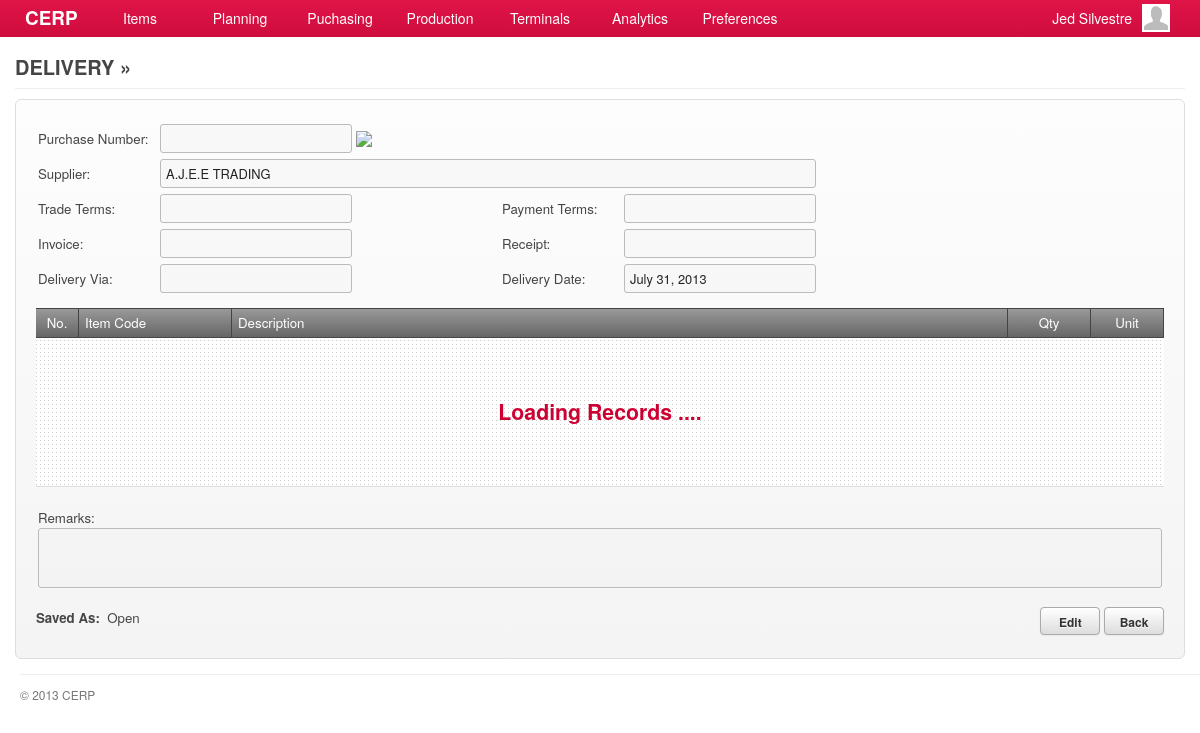
The app's page /account/deliveries-show_copy2.php?id=2 (signed in) with its own data.
### tables this page shows
CREATE TABLE `deliveries` (
  `id` bigint(20) NOT NULL AUTO_INCREMENT,
  `purchase_id` int(11) DEFAULT NULL,
  `delivery_via` varchar(80) DEFAULT NULL,
  `delivery_date` date DEFAULT NULL,
  `remarks` varchar(180) DEFAULT NULL,
  `status` int(4) DEFAULT '13',
  `completion_status` int(11) DEFAULT '19',
  `updated_at` datetime DEFAULT NULL,
  `created_at` datetime DEFAULT NULL,
  PRIMARY KEY (`id`)
);

CREATE TABLE `suppliers` (
  `id` int(11) NOT NULL AUTO_INCREMENT,
  `supplier_code` varchar(45) DEFAULT NULL,
  `name` varchar(100) DEFAULT NULL,
  `address` varchar(100) DEFAULT NULL,
  `country` int(11) DEFAULT NULL,
  `representative` varchar(100) DEFAULT NULL,
  `contact_no1` varchar(45) DEFAULT NULL,
  `contact_no2` varchar(45) DEFAULT NULL,
  `fax_no` varchar(45) DEFAULT NULL,
  `email` varchar(45) DEFAULT NULL,
  `supplier_type` int(11) DEFAULT NULL,
  `product_service` int(11) DEFAULT NULL,
  `term_of_payment` int(11) DEFAULT NULL,
  `description` tinytext,
  `created_at` timestamp NULL DEFAULT NULL,
  `updated_at` timestamp NULL DEFAULT NULL,
  PRIMARY KEY (`id`)
);

CREATE TABLE `lookup_status` (
  `id` int(11) NOT NULL AUTO_INCREMENT,
  `code` varchar(7) DEFAULT NULL,
  `description` varchar(45) DEFAULT NULL,
  `parent` varchar(6) DEFAULT NULL,
  `created_at` timestamp NULL DEFAULT NULL,
  `updated_at` timestamp NULL DEFAULT NULL,
  PRIMARY KEY (`id`)
);

### include/general.class.php (called while the page is built, shortened)
<?php
require('database.class.php');
require('posts.class.php');
require('query.class.php');
require('role.class.php');
$HostAccount	= "account";
$DB				= new MySQL;
  $Host			= "cerp";
  $HostAccount	= "/".$Host."/".$HostAccount;
  $DB->database	= "cerpdb";
  $DB->username	= "cerpuser";
  $DB->password	= "cerpuser";
  $DB->hostname	= "localhost";
$Query			= new Query($DB);
$Signed			= $_SESSION['user'];
$Role		= new Role($DB, $Signed['id']);
require('functions.php');
?>

### include/role.class.php (called while the page is built, shortened)
<?php
class Role
{
	private $DB;
	private $user_id;
	function Role($db, $uid) {
  	$this->DB = $db;
		$this->user_id = $uid;
  }
	function isCapableByName($cap_name) {
		foreach ($this->getUserRoles() as $user_role) {
			$result = $this->DB->Find('role_capabilities', array(
						  			'columns' 		=> 'role_capabilities.*',
						  			'joins' => 'INNER JOIN capabilities ON capabilities.id = role_capabilities.capability_id',
						  	    'conditions' 	=> 'capabilities.capability="'. $cap_name .'" AND role_id='. $user_role['role_id']));
			if(isset($result)) {
				return TRUE;
			}
		}
	}
	function getUserRoles() {
		$result = $this->DB->Get('user_roles', array(
						  			'columns' 		=> 'user_roles.role_id, roles.name',
						  			'joins' => 'INNER JOIN roles ON roles.id = user_roles.role_id',
						  	    'conditions' 	=> 'user_roles.user_id='. $this->user_id));
		if(isset($result)) {
			return $result;
		}
	}
}

### include/database.class.php (called while the page is built, shortened)
<?php
class MySQL {
  public $username	= "cerpuser";
  public $password	= "cerpuser";
  public $hostname	= "localhost";
  public function Connect() {
    $conn = mysql_connect($this->hostname, $this->username, $this->password) or die("<br/><span class='notice'><p class='error'><strong>ERROR!</strong> Unable to connect to MySQL! </p></span>");
    return $conn;
  }
  public function Query($sql) {
  	$conn = $this->Connect();
    $result = mysql_query($sql, $conn);
	return $result;
  }
	function Find($table, $args='') {
  	if (isset($args)) {
  	  $args['columns'] = (isset($args['columns']) ? $args['columns'] : '*');
  	  $args['joins'] = (isset($args['joins']) ? $args['joins'] : '');
	 	 	$args['conditions'] = ($args['conditions'] == '' ? '' : 'where '.$args['conditions']);
		}
		$sql = "SELECT ".$args['columns']." FROM ".$table." ".$args['joins']." ".$args['conditions'];
		$row = $this->IsEmpty($this->Query($sql));
		return mysql_fetch_array($row);
  }
  function Get($table, $args='') {
  	if (isset($args)) {
  	  $args['columns'] = (isset($args['columns']) ? $args['columns'] : '*');
  	  $args['joins'] = (isset($args['joins']) ? $args['joins'] : '');
		  $args['conditions'] = ($args['conditions'] == '' ? '' : 'WHERE '.$args['conditions']);
  	  $args['order'] = (isset($args['order']) ? ' ORDER BY '.$args['order'] : '');
  	  $args['limit'] = (isset($args['limit']) ? ' LIMIT '.$args['limit'] : '');
  	  $args['group'] = (isset($args['group']) ? ' GROUP BY '.$args['group'] : '');
		}
		$data = array();
		$sql = "SELECT ".$args['columns']." FROM ".$table." ".$args['joins']." ".$args['conditions']." ".$args['group']." ".$args['order']." ".$args['limit'];
		$result = $this->IsEmpty($this->Query($sql));
		if(!empty($result)) {
	      while ($row = mysql_fetch_array($result)) {
	        $data[] = $row;
	      }
		}
		return $data;
  }
	function Fetch($table, $args='') {
  	if (isset($args)) {
  	  $args['columns'] = (isset($args['columns']) ? $args['columns'] : '*');
  	  $args['joins'] = (isset($args['joins']) ? $args['joins'] : '');
			$args['conditions'] = (isset($args['conditions']) && $args['conditions'] != '') ? ' WHERE '.$args['conditions'] : '';
			$args['order'] = (isset($args['order']) ? ' ORDER BY '.$args['order'] : '');
			$args['limit'] = (isset($args['limit']) ? ' LIMIT '.$args['limit'] : '');
			$args['group'] = (isset($args['group']) ? ' GROUP BY '.$args['group'] : '');
    }
	$data = array();
    $sql = "SELECT ".$args['columns'];
    $sql .= " FROM ".$table." ".$args['joins'];
    $sql .= $args['conditions'];
    $sql .= $args['group'];
    $sql .= $args['order'];
    $sql .= $args['limit'];
	$result = $this->IsEmpty($this->Query($sql));
	if(!empty($result)) {
      while ($row = mysql_fetch_array($result, MYSQL_ASSOC)) {
        $data[] = $row;
      }
	}
	return $data;
  }
  private function IsEmpty($result) {
    if(mysql_num_rows($result) > 0) return $result;
    return null;
  }
}

### include/query.class.php (called while the page is built, shortened)
<?php
class Query {
  private $DB;
  function Query($db) {
  	$this->DB = $db;
  }
  function delivery_by_id($id) {
  	$query = $this->DB->Fetch('deliveries', array(
               'columns'  => 'deliveries.id, purchases.id AS pid, purchases.po_number, suppliers.id AS supplier_id, suppliers.name AS supplier_name,
                              deliveries.delivery_date, deliveries.delivery_via, purchases.terms, purchases.payment_terms,
                              purchases.total_amount, deliveries.remarks, lookup_status.description AS status, lookup_status1.description AS completion_status,
                              purchases.po_date, deliveries.status AS status_id',
               'joins' => 'INNER JOIN purchases ON purchases.id = deliveries.purchase_id
               						 INNER JOIN suppliers ON suppliers.id = purchases.supplier_id
                           INNER JOIN lookup_status ON lookup_status.id = deliveries.status
                           INNER JOIN lookup_status AS lookup_status1 ON lookup_status1.id = deliveries.completion_status',
               'conditions' => 'deliveries.id = '. $id)
             );
		if(!empty($query)) return $query[0];
		return null;
  }
}

### account/deliveries-show_copy2.php (the view, shortened to what this page needs)
<?php
  $capability_key = 'show_deliveries';
  require('header.php');
	$allowed = $Role->isCapableByName($capability_key);
	if(!$allowed) {
		require('inaccessible.php');
	}else{
  	$delivery = $Query->delivery_by_id($_GET['id']);
?>
      <div id="page">
        <div id="page-title">
          <h2>
            <span class="title">Delivery &raquo; <span class="red"><?php echo $delivery['purchase_number']; ?></span></span>
          </h2>
        </div>
        <div id="content">
          <form id="delivery-form" action="<?php host($Capabilities->GetUrl()) ?>" method="POST" class="form-container">
             <div>
             	<table>
                   <tr>
                      <td width="120">Purchase Number:</td><td width="340"><input type="text" value="<?php echo $delivery['purchase_number']; ?>" class="text-field" disabled/>
                      	<?php echo $linkto = (isset($delivery['pid'])) ? link_to('purchases-show.php?id='.$delivery['pid']) : '' ?>
                      </td>
                      <td width="120"></td><td width="340"></td>
                   </tr>
                   <tr>
                      <td>Supplier:</td>
                      <td colspan="99">
                        <input type="text" value="<?php echo $delivery['supplier_name']; ?>" class="text-field" style="width:644px;" disabled/>
                      </td>
                   </tr>
                   <tr>
                      <td>Trade Terms:</td><td><input type="text" value="<?php echo $delivery['trade_terms']; ?>" class="text-field" disabled/></td>
                      <td>Payment Terms:</td><td><input type="text" value="<?php echo $delivery['payment_terms']; ?>" class="text-field" disabled/></td>
                   </tr>
                   <tr>
                      <td>Invoice:</td><td><input type="text" value="<?php echo $delivery['invoice']; ?>" class="text-field" disabled/></td>
                      <td>Receipt:</td><td><input type="text" value="<?php echo $delivery['receipt'] ?>" class="text-field" disabled/></td>
                   </tr>
                   <tr>
                      <td>Delivery Via:</td><td><input type="text" value="<?php echo $delivery['delivery_via']; ?>" class="text-field" disabled/></td>
                      <td>Delivery Date:</td><td><input type="text" value="<?php echo date("F d, Y", strtotime($delivery['delivery_date'])) ?>" class="text-field text-date" disabled/></td>
                   </tr>
                   <tr><td height="5" colspan="99"></td></tr>
                </table>
             </div>
             <div id="grid-delivery-materials" class="grid jq-grid" style="min-height:146px;">
               <table cellspacing="0" cellpadding="0">
                 <thead>
                   <tr>
                     <td width="30" class="border-right text-center">No.</td>
                     <td width="140" class="border-right">Item Code</td>
                     <td class="border-right">Description</td>
                     <td width="70" class="border-right text-center">Qty</td>
                     <td width="60" class="border-right text-center">Unit</td>
                   </tr>
                 </thead>
                 <tbody id="delivery-materials"></tbody>
               </table>
             </div>
             <div>
             	<table width="100%">
                   <tr><td height="5" colspan="99"></td></tr>
                   <tr>
                      <td></td>
                      <td align="right"></td>
                   </tr>
                   <tr><td colspan="2">Remarks:<br/><textarea style="min-width:650px;width:98.9%;height:50px;" disabled><?php echo $delivery['remarks']; ?></textarea></td></tr>
                </table>
             </div>
             <div class="field-command">
           	   <div class="text-post-status">
           	     <strong>Saved As:</strong>&nbsp;&nbsp;<?php echo $delivery['status']; ?>
               </div>
               <?php if($delivery['status'] != "Publish") { ?>
               <input type="button" value="Edit" class="btn redirect-to" rel="<?php echo host('deliveries-edit.php?id='. $delivery['id']); ?>"/>
           	   <?php } ?>
               <input type="button" value="Back" class="btn redirect-to" rel="<?php echo host('deliveries.php'); ?>"/>
             </div>
          </form>
       </div>
<?php }
require('footer.php'); ?>

### stylesheets/main.css (style rules this page uses)
*, html, body { margin:0;padding:0; }
html { font-size: 100%; -webkit-text-size-adjust: 100%; -ms-text-size-adjust: 100%; }
body { margin: 0; font-family:"Helvetica Neue", Helvetica, Arial, sans-serif; font-size:14px; line-height:20px; color:#454545; background-color:#ffffff; }
h1, h2, h3, h4 { padding:0 0 5px; margin:0 0 10px; }
h2 { font-size:20px; }
#page { background-color:#ffffff; font-size:95%; }
#content { padding:0 15px; min-height: 500px; }
#page-title { margin:0 15px 10px; padding:57px 0 0; border-bottom:solid 1px #eeeeee; }
#page-title h2 { margin:0; padding:0 0 10px; }
#page-title h2 .title { float:left; padding-right:5px; text-transform:uppercase; }
.border-right { border-right:solid 1px #dddddd; }
.text-center { text-align:center; }

### stylesheets/form.css (style rules this page uses)
form { margin:0 0 10px; }
form table tr th, form table tr td { padding:2px 0; }
form .field-command { padding:10px 0 0; text-align: right; }
form .field-command .text-post-status { float:left; margin-top:1px; }
.form-container { padding:20px; border:solid 1px #dddddd; background-color:#f9f9f9; background-image:-moz-linear-gradient(top, #fdfdfd, #f4f4f4); background-image:-webkit-gradient(linear, 0 0, 0 100%, from(#fdfdfd), to(#f4f4f4)); background-image:-webkit-linear-gradient(top, #fdfdfd, #f4f4f4); background-image:-o-linear-gradient(top, #fdfdfd, #f4f4f4); background-image:linear-gradient(to bottom, #fdfdfd, #f4f4f4); -webkit-border-radius:6px; -moz-border-radius:6px; border-radius:6px; }
input, textarea, select { padding:4px 5px; border:solid 1px #bbbbbb; color:#222222; font-size:97%; font-family:"Helvetica Neue", Helvetica, Arial, sans-serif; -webkit-border-radius:3px; -moz-border-radius:3px; border-radius:3px; }
input.text-field { width:180px; }
textarea { resize:none; }
.btn { display: inline-block; *display: inline; padding: 4px 10px 2px; margin-bottom: 3px; min-width:60px; *margin-left: .3em; font-size: 12px; line-height: 20px; *line-height: 20px; color: #333333; text-align: center; text-shadow: 0 1px 1px rgba(255, 255, 255, 0.75); vertical-align: middle; cursor: pointer; font-weight:bold; background-color: #cccccc; *background-color: #dddddd; background-image: -webkit-gradient(linear, 0 0, 0 100%, from(#ffffff), to(#dddddd)); background-image: -webkit-linear-gradient(top, #ffffff, #dddddd); background-image: -o-linear-gradient(top, #ffffff, #dddddd); background-image: linear-gradient(to bottom, #ffffff, #dddddd); background-image: -moz-linear-gradient(top, #ffffff, #dddddd); background-repeat: repeat-x; border: 1px solid #bbbbbb; *border: 0; border-color: rgba(0, 0, 0, 0.1) rgba(0, 0, 0, 0.1) rgba(0, 0, 0, 0.25); border-color: #aaaaaa #aaaaaa #bfbfbf; border-bottom-color: #aaaaaa; outline:none; -webkit-border-radius: 4px; -moz-border-radius: 4px; border-radius: 4px; filter: progid:dximagetransform.microsoft.gradient(startColorstr='#ffffffff', endColorstr='#ffe6e6e6', GradientType=0); filter: progid:dximagetransform.microsoft.gradient(enabled=false); *zoom: 1; -webkit-box-shadow: inset 0 1px 0 rgba(255, 255, 255, 0.2), 0 1px 2px rgba(0, 0, 0, 0.05); -moz-box-shadow: inset 0 1px 0 rgba(255, 255, 255, 0.2), 0 1px 2px rgba(0, 0, 0, 0.05); box-shadow: inset 0 1px 0 rgba(255, 255, 255, 0.2), 0 1px 2px rgba(0, 0, 0, 0.05); }

### stylesheets/grid.css (style rules this page uses)
.grid { min-width:300px; overflow-x:scroll; background:#ffffff url('../images/bg-dotted.png') repeat left top; }
.grid table { margin:0; padding:0; width:100%; }
.grid table thead tr td { padding:4px 6px; border-top:solid 1px #444444; border-bottom:solid 1px #444444; background-color:#666666; background-image:-moz-linear-gradient(top, #999999, #666666); background-image:-webkit-gradient(linear, 0 0, 0 100%, from(#999999), to(#666666)); background-image:-webkit-linear-gradient(top, #999999, #666666); background-image:-o-linear-gradient(top, #999999, #666666); background-image:linear-gradient(to bottom, #999999, #666666); color:#ffffff; font-weight:normal; }
.grid table thead tr td.border-right { border-color:#444444; }

### records on screen
deliveries: name "A.J.E.E TRADING", delivery_date "July 31, 2013", lookup_status.description "Open"

### other values on screen
$Signed['first_name'] "Jed"
$Signed['last_name'] "Silvestre"
